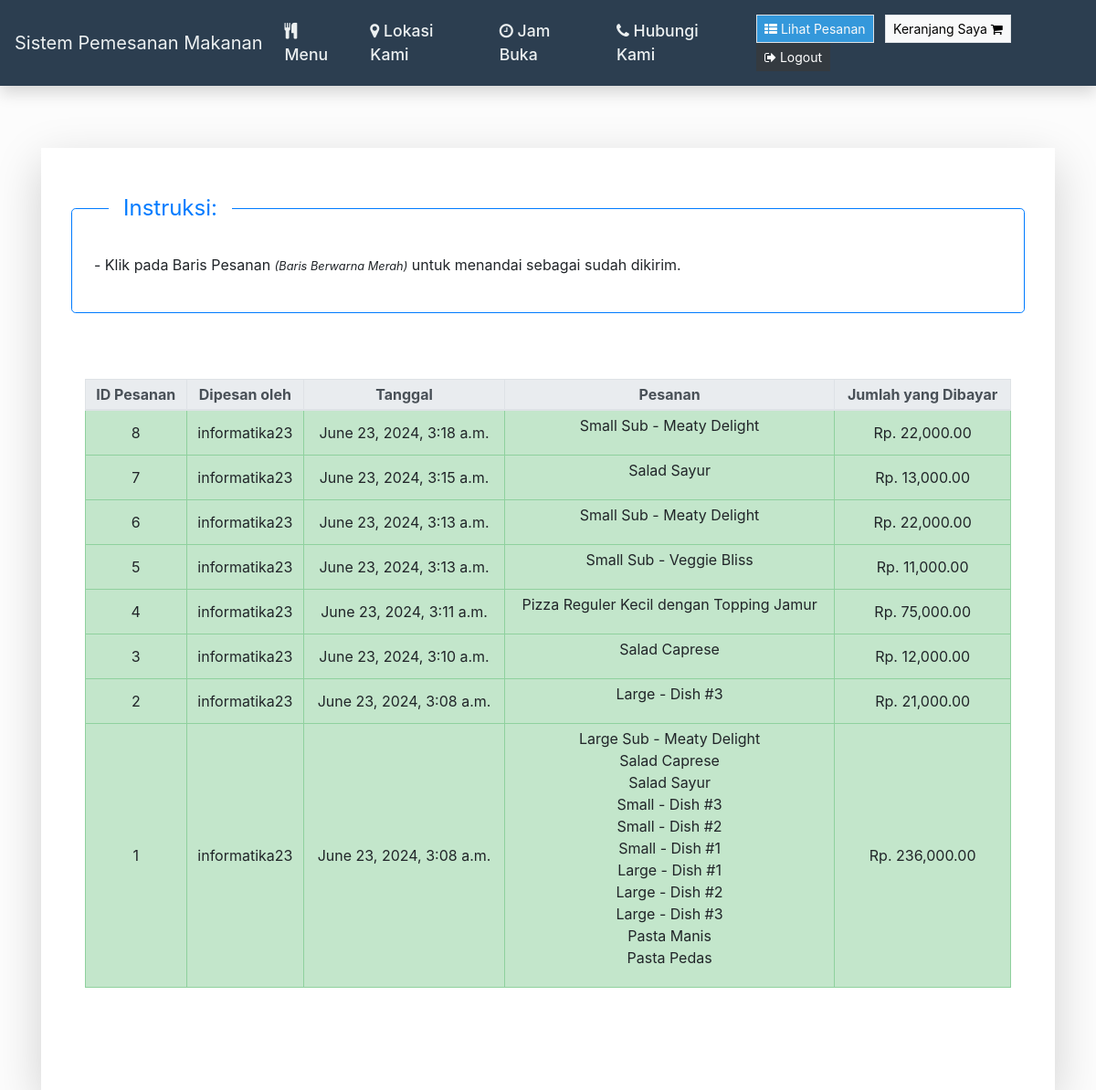
The app's page /view-orders (signed in) with its own data.
### orders/models.py (models this page shows, shortened)
class UserOrder(models.Model):
    username = models.CharField(max_length=200)
    order = models.TextField()
    price = models.DecimalField(max_digits=10, decimal_places=0)
    time_of_order  = models.DateTimeField(default=datetime.now, blank=True)
    delivered = models.BooleanField()
    class Meta:
        verbose_name = "User Order List"
        verbose_name_plural = "User Order List"

### orders/views.py (the view)
# urls.py: path("view-orders", views.view_orders, name="view_orders"),
def view_orders(request):
    if request.user.is_superuser:
        rows = UserOrder.objects.all().order_by('-time_of_order')
        return render(request, "orders/orders.html", context = {"rows":rows})
    else:
        rows = UserOrder.objects.all().filter(username = request.user.username).order_by('-time_of_order')
        return render(request, "orders/orders.html", context = {"rows":rows})

### orders/templatetags/custom_tags.py (called while the page is built)
@register.filter(name="format_cart")
def format_cart(value):
    return value[1:-1].split(",")

@register.filter(name="format_cart_item")
def format_cart_item(value):
    return value.replace("'","")

### orders/templates/orders/orders.html
{% extends 'orders/header.html' %}
{% load custom_tags %}
{% load humanize %}
{% block content %}
<div class="container my-5">
    <div class="content">
        <div class="card shadow-lg rounded-0 border-0">
            <div class="card-body p-5">
                <div class="row justify-content-center mb-4">
                    {% if user.is_superuser %}
                    <fieldset class="pb-4 mb-5 border border-primary rounded-lg p-4 w-100">
                        <legend class="px-3 w-auto ml-3 text-primary">Instruksi:</legend>
                        <ul class="list-unstyled">
                            <li class="mb-2">- Klik pada Baris Pesanan <small><i>(Baris Berwarna Merah)</i></small> untuk menandai sebagai sudah dikirim.</li>
                        </ul>
                    </fieldset>
                    {% else %}
                    <h2 class="text-primary font-weight-bold">Daftar Pesanan</h2>
                    {% endif %}
                </div>
                <div class="table-responsive mb-5">
                    <table class="table table-bordered table-striped" id="order-tbl">
                        <thead class="thead-light">
                            <tr>
                                <th scope="col" class="text-center">ID Pesanan</th>
                                <th scope="col" class="text-center">Dipesan oleh</th>
                                <th scope="col" class="text-center">Tanggal</th>
                                <th scope="col" class="text-center">Pesanan</th>
                                <th scope="col" class="text-center">Jumlah yang Dibayar</th>
                            </tr>
                        </thead>
                        <tbody id="orders_table">
                            {% for row in rows %}
                                {% if row.delivered %}
                                    <tr class="table-success">
                                {% else %}
                                    <tr class="table-danger mark-as-complete">
                                {% endif %}
                                    <td class="text-center">{{ row.id }}</td>
                                    <td class="text-center">{{ row.username }}</td>
                                    <td class="text-center">{{ row.time_of_order }}</td>
                                    <td class="text-center">
                                        <ul class="list-unstyled">
                                            {% for item in row.order|format_cart %}
                                                <li>{{ item|format_cart_item }}</li>
                                            {% endfor %}
                                        </ul>
                                    </td>
                                    <td class="text-center">Rp. {{ row.price|floatformat:2|intcomma }}</td>
                                </tr>
                            {% endfor %}
                        </tbody>
                    </table>
                </div>
            </div>
        </div>
    </div>
</div>
{% endblock %}

### orders/static/orders/style.css (style rules this page uses)
html, body { height: 100%; width: 100%; }
body { background-image: url(./../img/wp.jpg); background-repeat: no-repeat; background-size: cover; background-position: center center; backdrop-filter: brightness(0.9887); }

### records on screen
UserOrder: id "8", username "informatika23", time_of_order "June 23, 2024, 3:18 a.m.", order "Small Sub - Meaty Delight", price "22,000.00"
UserOrder: id "7", username "informatika23", time_of_order "June 23, 2024, 3:15 a.m.", order "Salad Sayur", price "13,000.00"
UserOrder: id "6", username "informatika23", time_of_order "June 23, 2024, 3:13 a.m.", order "Small Sub - Meaty Delight", price "22,000.00"
UserOrder: id "5", username "informatika23", time_of_order "June 23, 2024, 3:13 a.m.", order "Small Sub - Veggie Bliss", price "11,000.00"
UserOrder: id "4", username "informatika23", time_of_order "June 23, 2024, 3:11 a.m.", order "Pizza Reguler Kecil dengan Topping Jamur", price "75,000.00"
UserOrder: id "3", username "informatika23", time_of_order "June 23, 2024, 3:10 a.m.", order "Salad Caprese", price "12,000.00"
UserOrder: id "2", username "informatika23", time_of_order "June 23, 2024, 3:08 a.m.", order "Large - Dish #3", price "21,000.00"
UserOrder: id "1", username "informatika23", time_of_order "June 23, 2024, 3:08 a.m.", order "Large Sub - Meaty Delight" "Salad Caprese" "Salad Sayur" "Small - Dish #3" "Small - Dish #2" "Small - Dish #1" "Large - Dish #1" "Large - Dish #2" "Large - Dish #3" "Pasta Manis" "Pasta Pedas", price "236,000.00"
